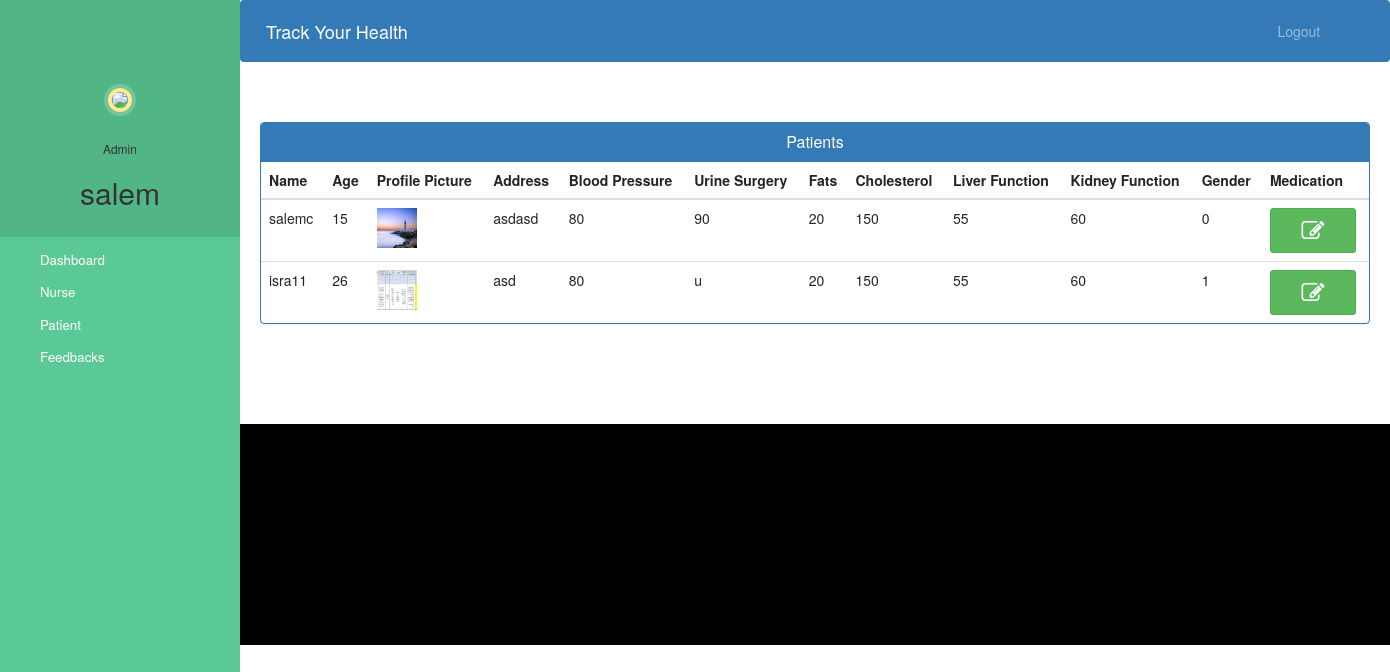
/admin-view-patient (signed in), run on an earlier commit of the app's database.
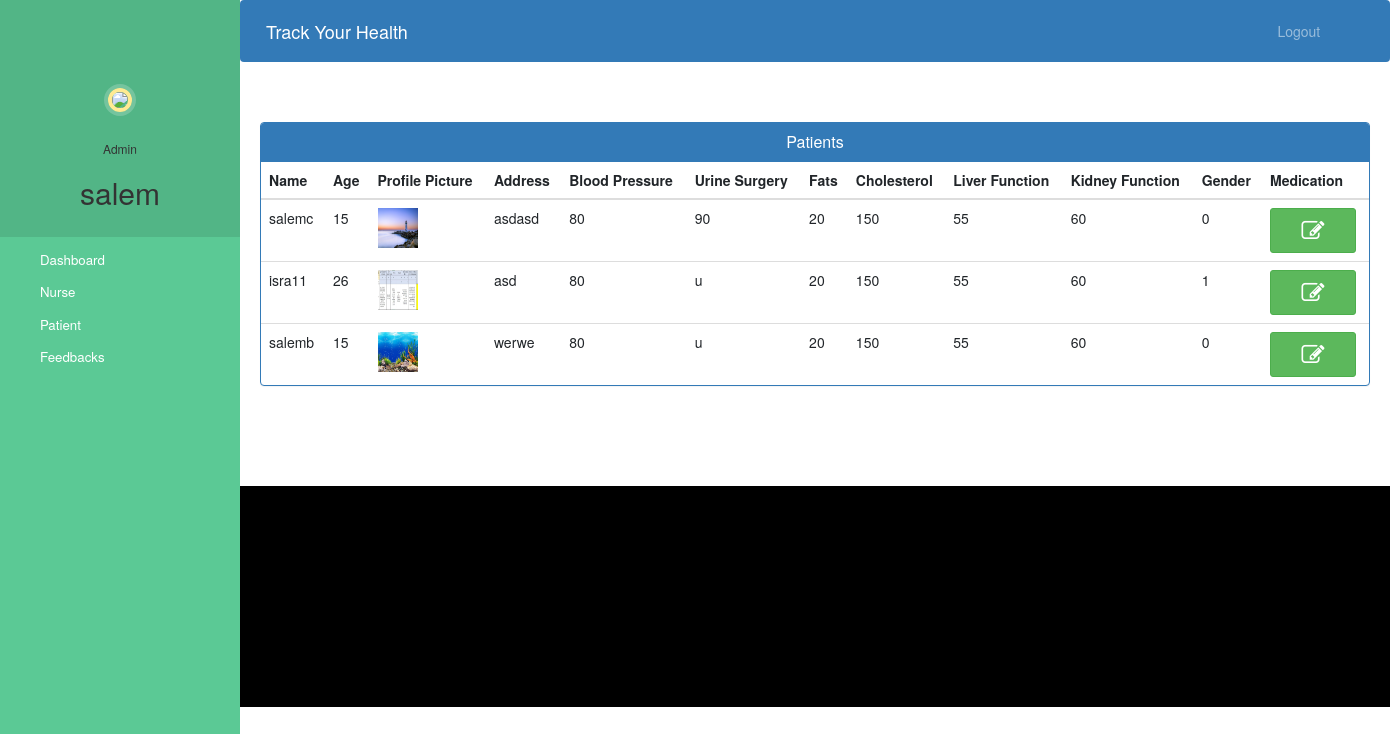
And on a later commit of the database.
### track/models.py (models this page shows, shortened)
class Patient(models.Model):
    user=models.OneToOneField(User,on_delete=models.CASCADE)
    address = models.CharField(max_length=40)
    gender = models.IntegerField(choices=GENDER_CHOICES)
    age = models.IntegerField(default=15)
    symptoms = models.CharField(max_length=100,null=True)
    assignedDoctorId = models.PositiveIntegerField(null=True)
    profile_pic = models.ImageField(upload_to='profile_pic/PatientProfilePic/', null=True, blank=True)
    admitDate=models.DateField(auto_now=True)
    status=models.BooleanField(default=False)
    Urine_surgery=models.CharField(max_length=1000,default='u')
    Blood_Pressure=models.IntegerField(default=80)
    Glucose=models.IntegerField(default=80)
    Fats=models.IntegerField(default=20)
    Cholesterol=models.IntegerField(default=150)
    Liver_function=models.IntegerField(default=55)
    Kidney_function=models.IntegerField(default=60)
    ECG = models.IntegerField(default=70)
    food_list = models.ManyToManyField(Food)
    feedbacks = models.ManyToManyField(Feedback)
    medication_dosages = models.ManyToManyField(Medication)

### track/views.py (the view)
# urls.py: path('admin-view-patient', views.admin_view_patient_view, name='admin-view-patient'),
@user_passes_test(is_admin)
def admin_view_patient_view(request):
    patients = models.Patient.objects.all()
    return render(request, 'admin_view_patient.html', {'patients': patients})

### track/views.py (called while the page is built)
def is_admin(user):
    return user.is_staff

### templates/admin_view_patient.html (shortened to what this page needs)
{% extends 'admin_base.html' %}
{% block content %}
{%load static%}
<head>
  <link href="//netdna.bootstrapcdn.com/bootstrap/3.0.0/css/bootstrap.min.css" rel="stylesheet" id="bootstrap-css">
</head>
<div class="container">
  <div class="panel panel-primary">
    <div class="panel-heading">
      <h6 class="panel-title">Patients</h6>
    </div>
    <table class="table table-hover" id="dev-table">
      <thead>
        <tr>
          <th>Name</th>
          <th>Age</th>
          <th>Profile Picture</th>
          <th>Address</th>
          <th>Blood Pressure</th>
          <th>Urine Surgery</th>
          <th>Fats</th>
          <th>Cholesterol</th>
          <th>Liver Function</th>
          <th>Kidney Function</th>
          <th>Gender</th>
          <th>Medication</th>
        </tr>
      </thead>
      {% for d in patients %}
        <td> {{d.user}}</td>
        <td>{{d.age}}</td>
        <td> <img src="{% static d.profile_pic.url %}" alt="Profile Pic" height="40px" width="40px" /></td>
        <td>{{d.address}}</td>
        <td>{{d.Blood_Pressure}}</td>
        <td>{{d.Urine_surgery}}</td>
        <td>{{d.Fats}}</td>
        <td>{{d.Cholesterol}}</td>
        <td>{{d.Liver_function}}</td>
        <td>{{d.Kidney_function}}</td>
        <td>{{d.gender}}</td>
        <td><a class="btn btn-success btn-sm" href="{% url 'admin-add-medication' d.id  %}"><span class="fa fa-edit"></span></a></td>
      {% endfor %}
    </table>
  </div>
</div>
{% endblock content %}

What changed in the data, as far as the page shows it:
added Patient: user "salemb", age "15", profile_pic (picture), address "werwe", Blood_Pressure "80", Urine_surgery "u", Fats "20", Cholesterol "150", Liver_function "55", Kidney_function "60", gender "0"
